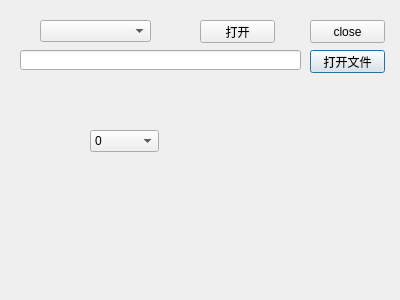
<?xml version="1.0" encoding="UTF-8"?>
<ui version="4.0">
 <class>Dialog</class>
 <widget class="QDialog" name="Dialog">
  <property name="geometry">
   <rect>
    <x>0</x>
    <y>0</y>
    <width>400</width>
    <height>300</height>
   </rect>
  </property>
  <property name="windowTitle">
   <string>Dialog</string>
  </property>
  <widget class="QPushButton" name="open_file">
   <property name="geometry">
    <rect>
     <x>310</x>
     <y>50</y>
     <width>75</width>
     <height>23</height>
    </rect>
   </property>
   <property name="text">
    <string>打开文件</string>
   </property>
  </widget>
  <widget class="QComboBox" name="com">
   <property name="geometry">
    <rect>
     <x>40</x>
     <y>20</y>
     <width>111</width>
     <height>22</height>
    </rect>
   </property>
  </widget>
  <widget class="QLineEdit" name="file_path">
   <property name="geometry">
    <rect>
     <x>20</x>
     <y>50</y>
     <width>281</width>
     <height>20</height>
    </rect>
   </property>
  </widget>
  <widget class="QPushButton" name="pushButton">
   <property name="geometry">
    <rect>
     <x>200</x>
     <y>20</y>
     <width>75</width>
     <height>23</height>
    </rect>
   </property>
   <property name="text">
    <string>打开</string>
   </property>
  </widget>
  <widget class="QPushButton" name="close">
   <property name="geometry">
    <rect>
     <x>310</x>
     <y>20</y>
     <width>75</width>
     <height>23</height>
    </rect>
   </property>
   <property name="text">
    <string>close</string>
   </property>
  </widget>
  <widget class="QComboBox" name="comboBox">
   <property name="geometry">
    <rect>
     <x>90</x>
     <y>130</y>
     <width>69</width>
     <height>22</height>
    </rect>
   </property>
   <item>
    <property name="text">
     <string>0</string>
    </property>
   </item>
   <item>
    <property name="text">
     <string>1</string>
    </property>
   </item>
   <item>
    <property name="text">
     <string>2</string>
    </property>
   </item>
   <item>
    <property name="text">
     <string>3</string>
    </property>
   </item>
  </widget>
 </widget>
 <layoutdefault spacing="6" margin="11"/>
 <resources/>
 <connections/>
</ui>
